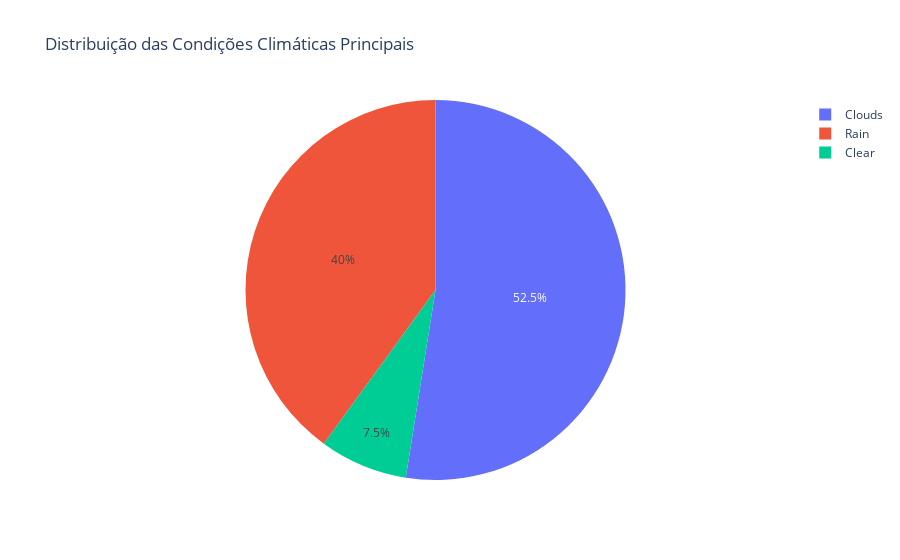

The notebook cell saved with this chart:
### Code cell
weather_counts = df_weather['weather_main'].value_counts().reset_index()
weather_counts.columns = ['Weather Main', 'Count']

fig = px.pie(weather_counts, names='Weather Main', values='Count', 
             title='Distribuição das Condições Climáticas Principais')
fig.show()

### Figure 1 — Plotly figure (JSON) as saved in the notebook; plotly's stock layout.template omitted (floating-point values rounded to 4 significant figures)
{"data": [{"domain": {"x": [0, 1], "y": [0, 1]}, "hovertemplate": "Weather Main=%{label}<br>Count=%{value}<extra></extra>", "labels": ["Clouds", "Rain", "Clear"], "legendgroup": "", "name": "", "showlegend": true, "type": "pie", "values": [42, 32, 6]}], "layout": {"legend": {"tracegroupgap": 0}, "title": {"text": "Distribuição das Condições Climáticas Principais"}}}
